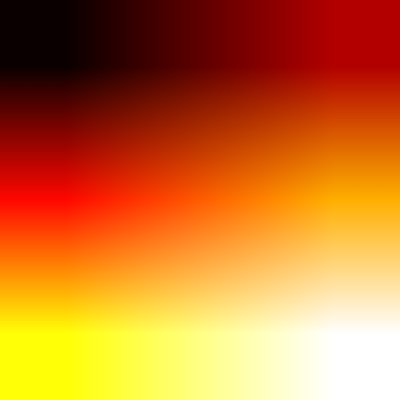

This figure's Python source:
import matplotlib.pyplot as plt
import numpy as np

def make_image(inputname,outputname):
    # data = mpimg.imread(inputname)[:,:,0]

    data = np.arange(1,10).reshape((3, 3))

    fig = plt.figure(frameon=False)
    fig.set_size_inches(2, 2)

    ax = plt.Axes(fig, [0., 0., 1., 1.])
    ax.set_axis_off()
    fig.add_axes(ax)

    plt.set_cmap('hot')

    ax.imshow(data, aspect = 'normal')
    plt.savefig(outputname, dpi = 200)

make_image(None,'tightimage.png')
